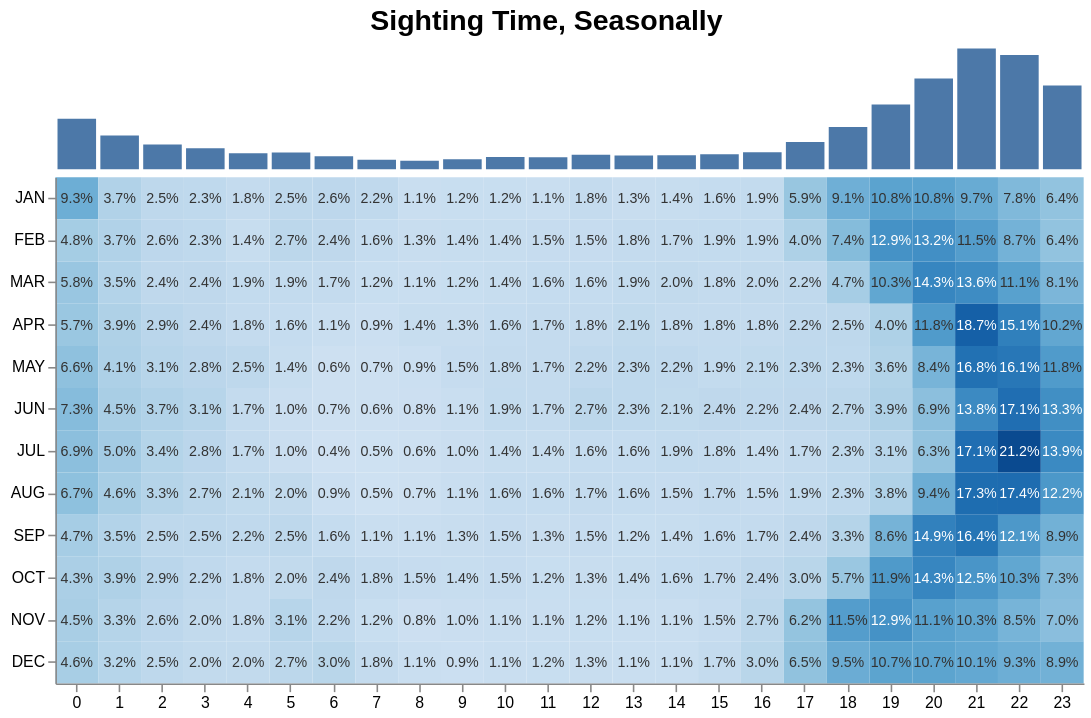

Notebook source saved alongside this figure:
### Code cell
heatmap_ufo

### Figure 1 — Vega-Lite specification as saved in the notebook (floating-point values rounded to 4 significant figures; data arrays with more than 128 entries replaced by an {"elided": "..."} marker saying what was removed)
{"config": {"view": {"continuousWidth": 300, "continuousHeight": 300, "strokeWidth": 0}}, "vconcat": [{"data": {"name": "data-985cc0420d14669f4d54711671e9a970"}, "mark": {"type": "bar"}, "encoding": {"tooltip": [{"field": "hour", "title": "Hour", "type": "ordinal"}, {"field": "count", "format": ",", "title": "Sightings", "type": "quantitative"}], "x": {"axis": {"domain": false, "labels": false, "ticks": false}, "field": "hour", "title": null, "type": "ordinal"}, "y": {"axis": null, "field": "count", "type": "quantitative"}}, "height": 80, "width": 650}, {"layer": [{"mark": {"type": "rect"}, "encoding": {"color": {"field": "pct", "legend": null, "scale": {"scheme": "blues"}, "type": "quantitative"}, "tooltip": [{"field": "month_name", "title": "Month", "type": "nominal"}, {"field": "hour", "title": "Hour", "type": "ordinal"}, {"field": "pct_label", "title": "% of Month", "type": "nominal"}, {"field": "count", "format": ",", "title": "Sightings", "type": "quantitative"}], "x": {"axis": {"labelAngle": 0}, "field": "hour", "title": null, "type": "ordinal"}, "y": {"field": "month_name", "sort": ["JAN", "FEB", "MAR", "APR", "MAY", "JUN", "JUL", "AUG", "SEP", "OCT", "NOV", "DEC"], "title": null, "type": "nominal"}}}, {"mark": {"type": "text", "fontSize": 9}, "encoding": {"color": {"condition": {"test": "(datum.pct > 12)", "value": "white"}, "value": "#333333"}, "text": {"field": "pct_label", "type": "nominal"}, "x": {"field": "hour", "type": "ordinal"}, "y": {"field": "month_name", "sort": ["JAN", "FEB", "MAR", "APR", "MAY", "JUN", "JUL", "AUG", "SEP", "OCT", "NOV", "DEC"], "type": "nominal"}}}], "data": {"name": "data-f73cc0c7dba03591c9a4816dfaf407e0"}, "height": 320, "width": 650}], "spacing": 5, "title": {"text": "Sighting Time, Seasonally", "anchor": "middle", "fontSize": 18}, "$schema": "https://vega.github.io/schema/vega-lite/v5.8.0.json", "datasets": {"data-985cc0420d14669f4d54711671e9a970": [{"hour": 0, "count": 4802}, {"hour": 1, "count": 3210}, {"hour": 2, "count": 2357}, {"hour": 3, "count": 2004}, {"hour": 4, "count": 1529}, {"hour": 5, "count": 1591}, {"hour": 6, "count": 1224}, {"hour": 7, "count": 905}, {"hour": 8, "count": 803}, {"hour": 9, "count": 958}, {"hour": 10, "count": 1166}, {"hour": 11, "count": 1144}, {"hour": 12, "count": 1368}, {"hour": 13, "count": 1303}, {"hour": 14, "count": 1322}, {"hour": 15, "count": 1433}, {"hour": 16, "count": 1620}, {"hour": 17, "count": 2592}, {"hour": 18, "count": 4002}, {"hour": 19, "count": 6147}, {"hour": 20, "count": 8617}, {"hour": 21, "count": 11445}, {"hour": 22, "count": 10837}, {"hour": 23, "count": 7953}], "data-f73cc0c7dba03591c9a4816dfaf407e0": {"elided": "288 records"}}}
